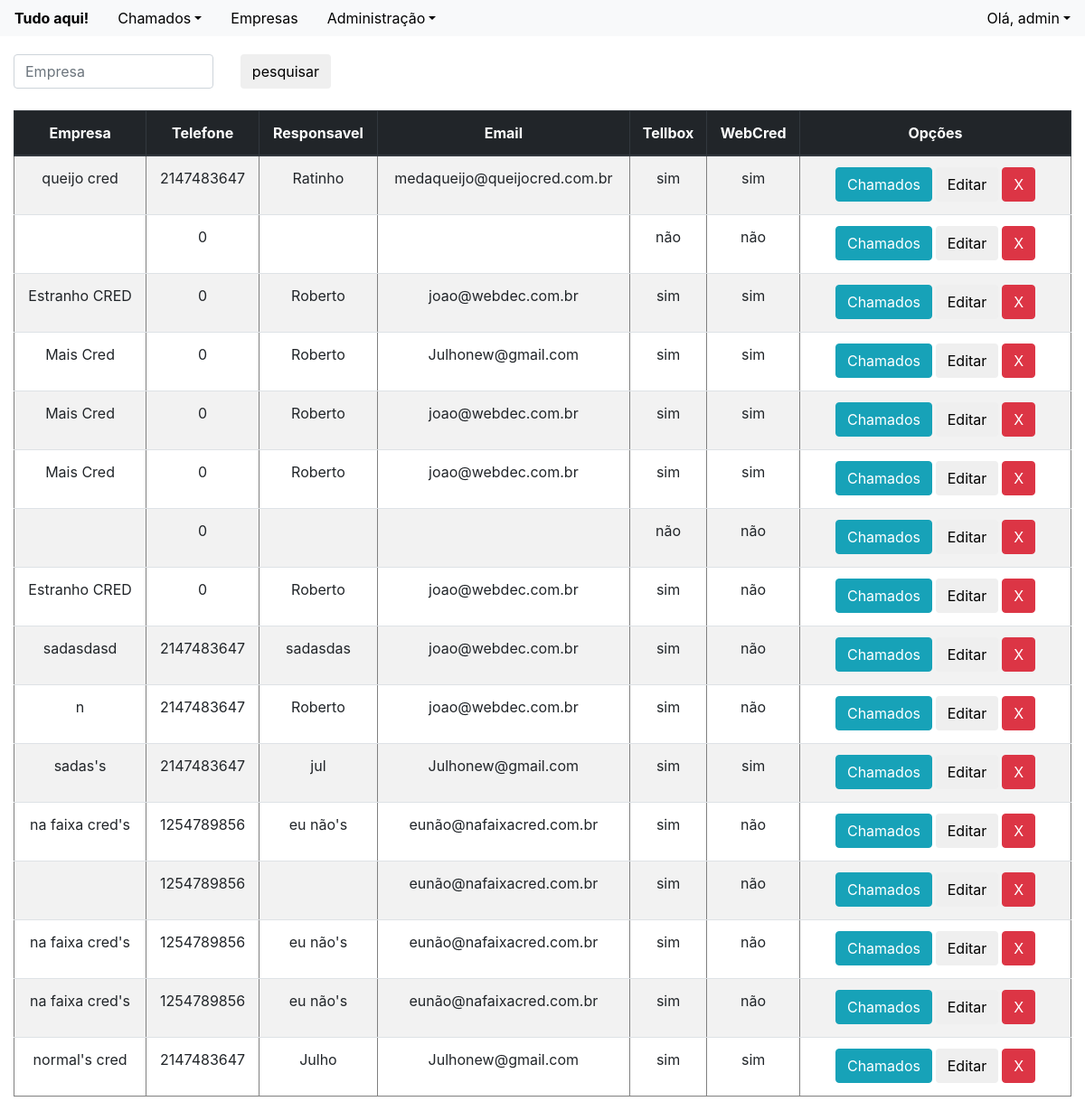
The app's page /consultar-empresas.php (signed in) with its own data.
### tables this page shows
CREATE TABLE `usuarios` (
  `id` int(11) NOT NULL,
  `nome_completo` varchar(255) NOT NULL,
  `email` varchar(255) NOT NULL,
  `login` varchar(50) NOT NULL,
  `senha` varchar(32) NOT NULL,
  `admin` int(11) NOT NULL,
  `data_nasc` date NOT NULL,
  `log` timestamp NOT NULL DEFAULT CURRENT_TIMESTAMP
);

CREATE TABLE `dados_cadastrais` (
  `id` int(11) NOT NULL,
  `empresa` varchar(255) DEFAULT NULL,
  `telefone` int(11) DEFAULT NULL,
  `responsavel` varchar(255) DEFAULT NULL,
  `email` varchar(255) DEFAULT NULL,
  `tellbox` varchar(3) DEFAULT NULL,
  `webcred` varchar(3) DEFAULT NULL
);

### consultar-empresas.php (the view, shortened to what this page needs)
<?php
include('topo.php');
include('conecta.php');
function consultarEmpresas($conexao){
	$dados = [];
	$resultado = mysqli_query($conexao, "SELECT * FROM dados_cadastrais");
	while($dado = mysqli_fetch_assoc($resultado)){
		array_push($dados, $dado);
	}
	return $dados;
}
mysqli_set_charset($conexao,"utf8");
$dados = consultarEmpresas($conexao);
?>
	<form>
		<table id="form-table-pesquisar">
			<tr>
				<td>
					<input class="form-control" type="text" name="campo-pesquisar" placeholder = "Empresa">
				</td>
				<td>
					<input class="btn" type="button" value="pesquisar" id="btn-pesquisar" >
				</td>
			</tr>
		</table>
	</form>
<table class="table table-striped"  border="1">
	<thead class="thead-dark">
		<tr >
			<th class = "td-center">Empresa</td>
			<th class = "td-center">Telefone</td>
			<th class = "td-center">Responsavel</td>
			<th class = "td-center">Email</td>
			<th class = "td-center">Tellbox</td>
			<th class = "td-center">WebCred</td>
			<th class = "td-center" width="300px">Opções</td>
		</tr>
	</thead>
<?php
	foreach($dados as $dado){
?>
	<tr>
		<td class = "td-center"><p><?= $dado['empresa'] ?></p></td>
		<td class = "td-center"><p><?= $dado['telefone']?></p></td>
		<td class = "td-center"><p><?= $dado['responsavel'] ?></p></td>
		<td class = "td-center"><p><?= $dado['email'] ?></p></td>
		<td class = "td-center"><p><?= $dado['tellbox'] ?></p></td>
		<td class = "td-center"><p><?= $dado['webcred'] ?></p></td>
		<th class = "td-center" width="300px">
			<input class="btn btn-info"    type="button" value="Chamados">
			<input class="btn btn-default" type="button" value="Editar">
			<input class="btn btn-danger"  type="button" value="X">
	</tr>
<?php
	}
?>
</table>
<?php include('bot.php')?>

### topo.php (shortened to what this page needs)
<?php
	$id = $_SESSION['id'];
	$query = "SELECT * FROM usuarios WHERE id= '$id' ";
	$objdb = new db();
	$link = $objdb -> conecta_mysql();
	$resultado = mysqli_query($link, $query);
	$user = mysqli_fetch_array($resultado);
?>
<!DOCTYPE html>
<html>
<head>
	<link rel="stylesheet" type="text/css" href="css/bootstrap.css">
	<link rel="stylesheet" type="text/css" href="css/css/estilo.css">
	<link rel="stylesheet" type="text/js"  href="js/js/meu-js.js">
</head>
<body>
	<div class="container-fluid" id="meu-container">
		<ul class="fixed-top nav-light bg-light" id="meu-menu">
			<li class="nav-item float-left">
		    	<a class="nav-link active font-weight-bold" href="dashboard.php">Tudo aqui!</a>
		    </li>
		        <li class="nav-item dropdown float-left">
		    	<a class="nav-link dropdown-toggle" data-toggle="dropdown" href="#" role="button" aria-haspopup="true" aria-expanded="false">Chamados</a>
		    </li>
		    <li class="nav-item float-left">
		    	<a class="nav-link" href="consultar-empresas.php">Empresas</a>
		    </li>
		  	<?php
		    	if($user['admin'] == 1){
			?>
				<li class="nav-item  float-left">
		    	<a class="nav-link dropdown-toggle"data-toggle="dropdown" href="#" role="button" aria-haspopup="true" aria-expanded="false">Administração</a>
		    </li>
			<?php } ?>
		    <li class="nav-item dropdown float-right">
		    	<a class="nav-link dropdown-toggle" data-toggle="dropdown" href="#" role="button" aria-haspopup="true" aria-expanded="false">Olá, <?= $user['nome_completo'] ?></a>
		    </li>
		</ul>

### bot.php
	</div>
</body>
</html>

### css/css/estilo.css (style rules this page uses)
* { padding: 0px; margin: 0px; }
a { color: black; }
#meu-container { margin-top: 60px; }
#form-table-pesquisar { width: 30%; }
#btn-pesquisar { margin-left: 30px ; }
.td-center { height: 10px; text-align: center; }
#meu-menu { display: inline; list-style: none; }

### records on screen
usuarios: nome_completo "admin"
dados_cadastrais: empresa "queijo cred", telefone "2147483647", responsavel "Ratinho", email "medaqueijo@queijocred.com.br", tellbox "sim", webcred "sim"
dados_cadastrais: telefone "0", tellbox "não", webcred "não"
dados_cadastrais: empresa "Estranho CRED", telefone "0", responsavel "Roberto", email "joao@webdec.com.br", tellbox "sim", webcred "sim"
dados_cadastrais: empresa "Mais Cred", telefone "0", responsavel "Roberto", email "Julhonew@gmail.com", tellbox "sim", webcred "sim"
dados_cadastrais: empresa "Mais Cred", telefone "0", responsavel "Roberto", email "joao@webdec.com.br", tellbox "sim", webcred "sim"
dados_cadastrais: empresa "Mais Cred", telefone "0", responsavel "Roberto", email "joao@webdec.com.br", tellbox "sim", webcred "sim"
dados_cadastrais: telefone "0", tellbox "não", webcred "não"
dados_cadastrais: empresa "Estranho CRED", telefone "0", responsavel "Roberto", email "joao@webdec.com.br", tellbox "sim", webcred "não"
dados_cadastrais: empresa "sadasdasd", telefone "2147483647", responsavel "sadasdas", email "joao@webdec.com.br", tellbox "sim", webcred "não"
dados_cadastrais: empresa "n", telefone "2147483647", responsavel "Roberto", email "joao@webdec.com.br", tellbox "sim", webcred "não"
dados_cadastrais: empresa "sadas's", telefone "2147483647", responsavel "jul", email "Julhonew@gmail.com", tellbox "sim", webcred "sim"
dados_cadastrais: empresa "na faixa cred's", telefone "1254789856", responsavel "eu não's", email "eunão@nafaixacred.com.br", tellbox "sim", webcred "não"
dados_cadastrais: telefone "1254789856", email "eunão@nafaixacred.com.br", tellbox "sim", webcred "não"
dados_cadastrais: empresa "na faixa cred's", telefone "1254789856", responsavel "eu não's", email "eunão@nafaixacred.com.br", tellbox "sim", webcred "não"
dados_cadastrais: empresa "na faixa cred's", telefone "1254789856", responsavel "eu não's", email "eunão@nafaixacred.com.br", tellbox "sim", webcred "não"
dados_cadastrais: empresa "normal's cred", telefone "2147483647", responsavel "Julho", email "Julhonew@gmail.com", tellbox "sim", webcred "sim"
